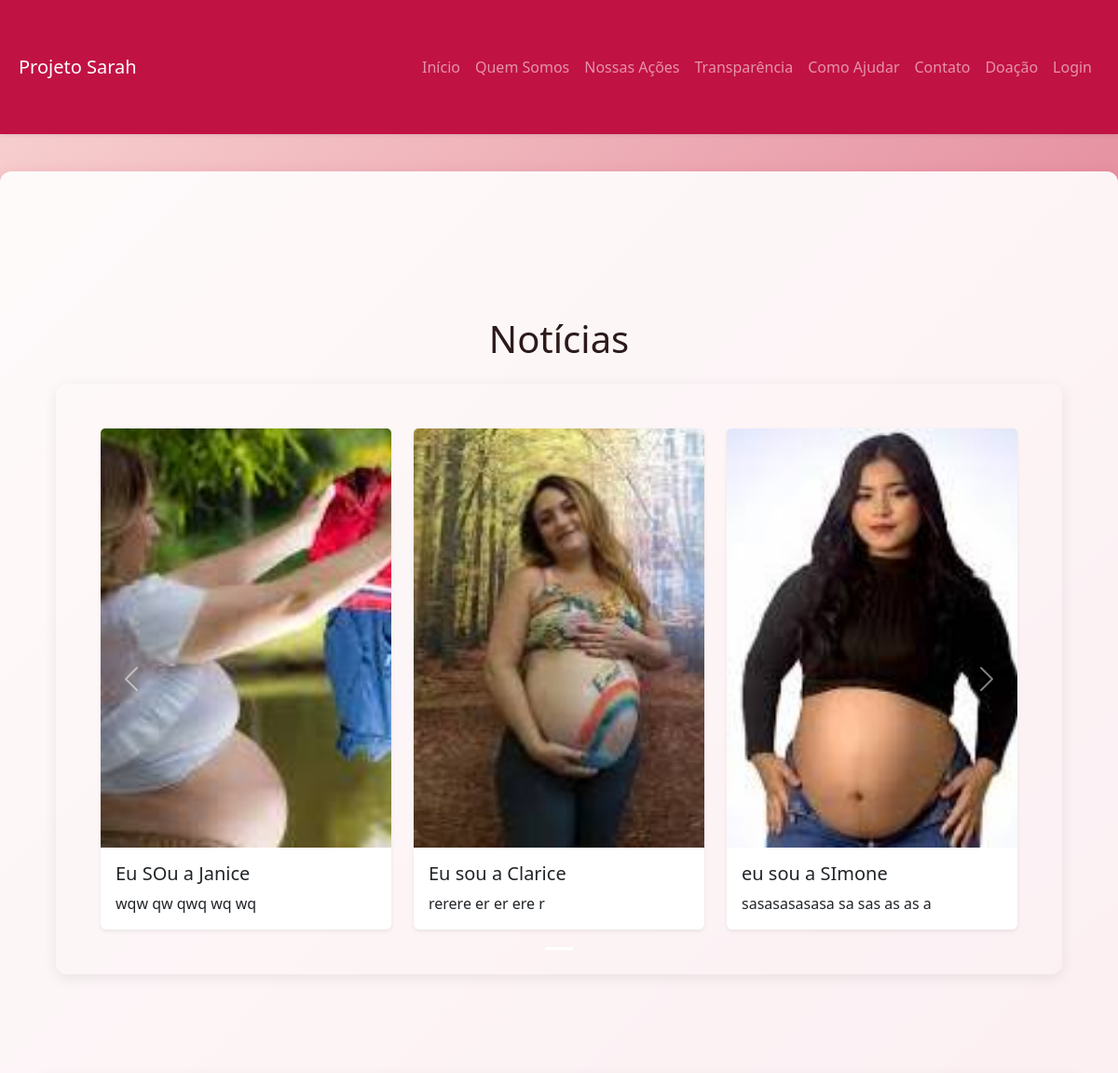
/ (upper part), run on an earlier commit of the app's database.
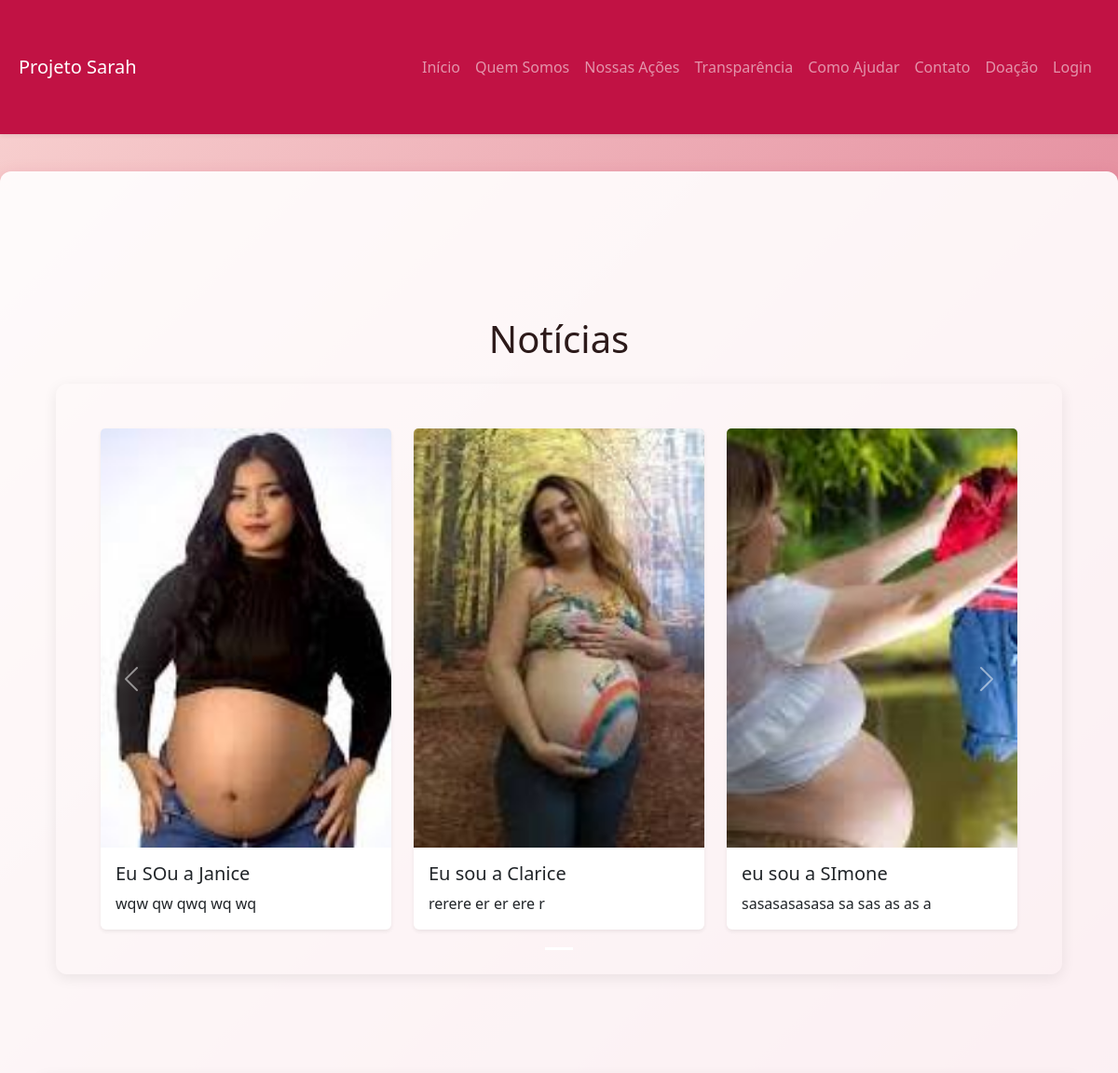
And on a later commit of the database.
### main/models.py (models this page shows, shortened)
class CasoDeAjuda(models.Model):
    titulo = models.CharField(max_length=255)
    descricao = models.TextField()
    imagem = models.ImageField(
        upload_to='casos/',
        blank=True,
        null=True,
        help_text="Dimensões recomendadas: 1024x768 pixels. Formatos: JPG, PNG. O arquivo deve ter menos de 2MB."
    )
    data_criacao = models.DateTimeField(auto_now_add=True)
    class Meta:
        verbose_name = "Caso de Ajuda"
        verbose_name_plural = "Casos de Ajuda"
        ordering = ['-data_criacao']

### main/views.py (the view)
# urls.py: path('', views.home, name='home'),
def home(request):
    casos = CasoDeAjuda.objects.all()
    depoimentos = Depoimento.objects.filter(ativo=True)
    home1_images = CarouselImage.objects.filter(category='home1')
    home2_images = CarouselImage.objects.filter(category='home2')
    context = {
        'casos': casos,
        'depoimentos': depoimentos,
        'carousel_home1_images': home1_images,
        'carousel_home2_images': home2_images,
    }
    return render(request, 'home.html', context)

### main/context_processors.py (called while the page is built)
def carousel_base_context(request):
    images = CarouselImage.objects.filter(category='base')
    return {'carousel_base_images': images}

def static_images_context(request):
    images_dict = {}
    for img in StaticImage.objects.all():
        images_dict[img.name] = img
    return {'static_images': images_dict}

### main/templates/home.html (shortened to what this page needs)
{% extends 'base.html' %}
{% load static %}
{% block content %}
<section>
    <div class="hero">
    </div>
</section>
<section class="my-5">
    <div class="container">
        <h1 class="text-center mb-4">Notícias</h1>
        <div id="noticiasCarousel" class="carousel slide" data-bs-ride="carousel">
            <div class="carousel-inner">
                {% for caso in casos %}
                    {% if forloop.counter0|divisibleby:"3" %}
                        <div class="carousel-item {% if forloop.first %}active{% endif %}">
                            <div class="row row-cols-1 row-cols-md-2 row-cols-lg-3 g-4 p-5">
                    {% endif %}
                    <div class="col">
                        <div class="card h-100 shadow-sm border-0">
                            {% if caso.imagem %}
                            <img src="{{ caso.imagem.url }}" class="card-img-top" alt="{{ caso.titulo }}">
                            {% else %}
                            <img src="{% static 'img/placeholder_acao.jpg' %}" class="card-img-top" alt="Imagem Padrão de Ação">
                            {% endif %}
                            <div class="card-body d-flex flex-column">
                                <h5 class="card-title">{{ caso.titulo }}</h5>
                                <p class="card-text">{{ caso.descricao }}</p>
                            </div>
                        </div>
                    </div>
                    {% if forloop.counter|divisibleby:"3" or forloop.last %}
                            </div>
                        </div>
                    {% endif %}
                {% endfor %}
            </div>
            <button class="carousel-control-prev" type="button" data-bs-target="#noticiasCarousel" data-bs-slide="prev">
                <span class="carousel-control-prev-icon" aria-hidden="true"></span>
            </button>
            <button class="carousel-control-next" type="button" data-bs-target="#noticiasCarousel" data-bs-slide="next">
                <span class="carousel-control-next-icon" aria-hidden="true"></span>
            </button>
            <div class="carousel-indicators">
                {% for caso in casos %}
                    {% if forloop.counter0|divisibleby:"3" %}
                        <button type="button" data-bs-target="#noticiasCarousel" data-bs-slide-to="{{ forloop.counter0|divisibleby:'3' }}" {% if forloop.first %}class="active" aria-current="true"{% endif %} aria-label="Slide {{ forloop.counter0|add:1 }}"></button>
                    {% endif %}
                {% endfor %}
            </div>
        </div>
    </div>
</section>
{% endblock %}

What changed in the data, as far as the page shows it:
changed CasoDeAjuda "Eu SOu a Janice": imagem: a different picture
changed CasoDeAjuda "eu sou a SImone": imagem: a different picture
